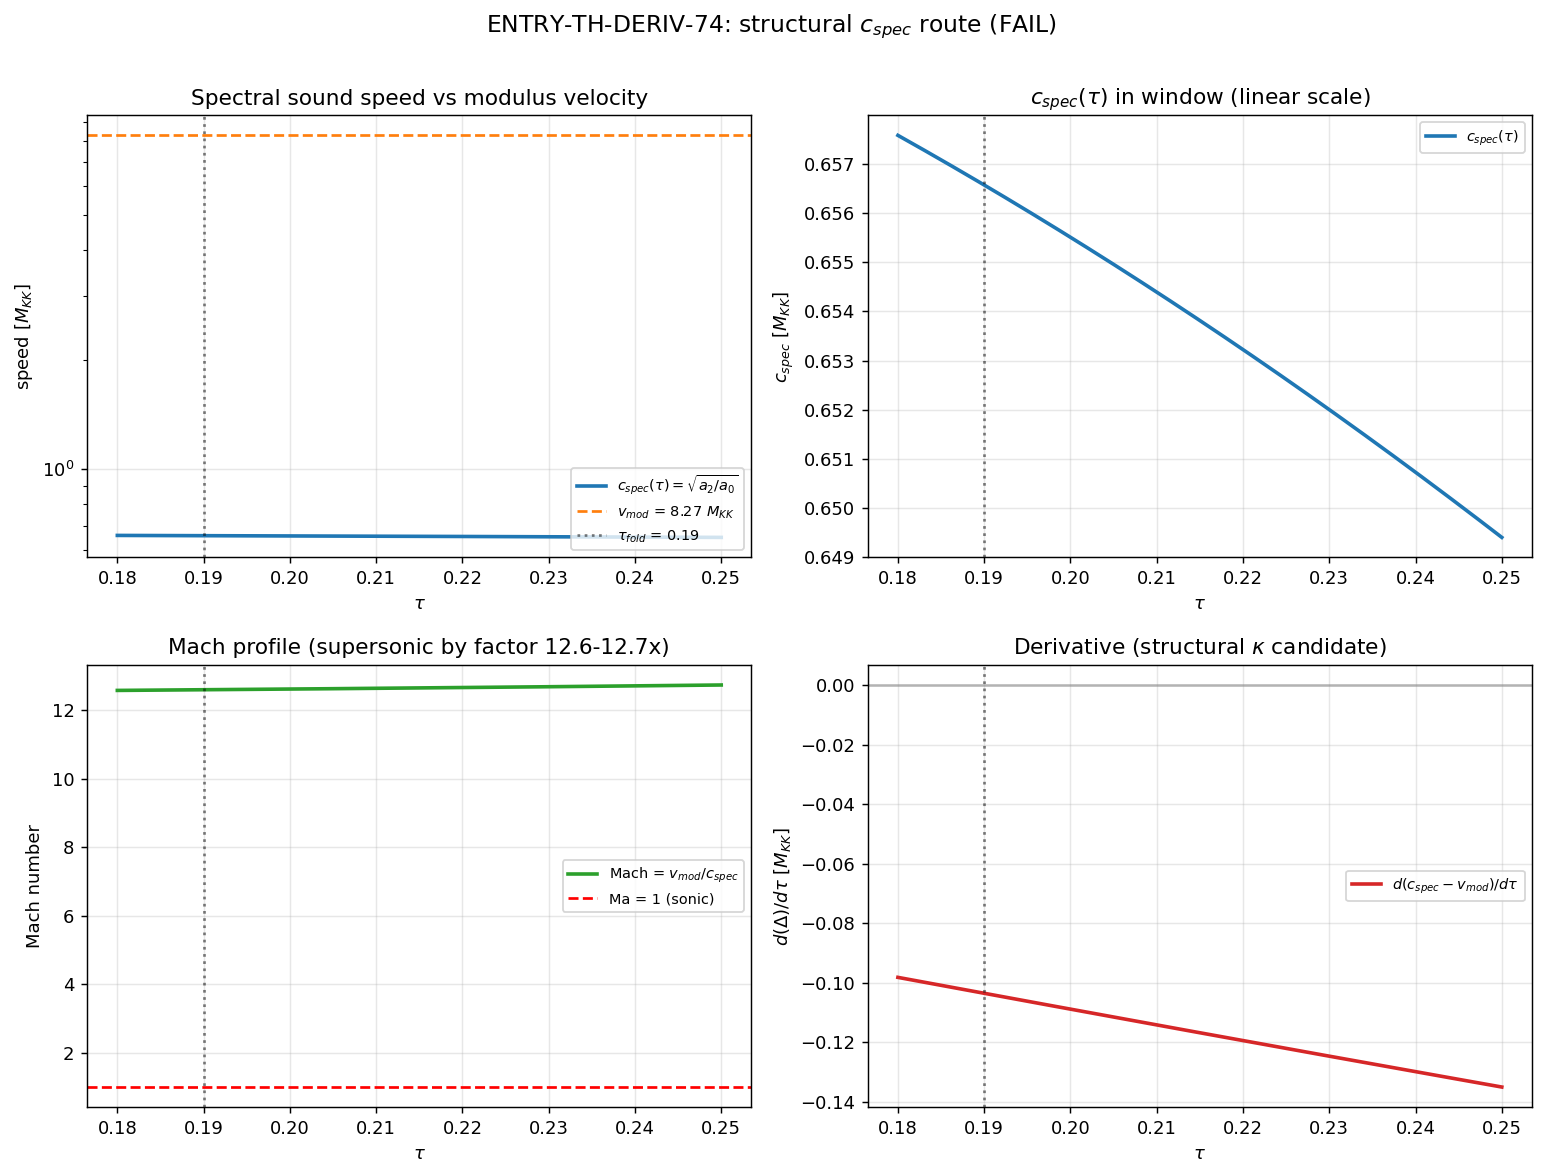

Source code (Python):
#!/usr/bin/env python3
"""
S74 W3-E: ENTRY-TH-DERIV-74
============================

Structural derivation of T_entry from D_K first principles.

Route: Chamseddine-Connes cutoff-function SDW spectral moments.
Formula: c_spec(tau) = sqrt(a_2(tau) / a_0(tau))
         (emergent scalar sound speed from a_0 and a_2 spectral moments)

This is an INDEPENDENT verification of W3-B (T-ENTRY-D-K-74, branch-averaged
v_g route). The spectral-moment route bypasses any analog-gravity intermediate
and computes kappa_entry directly from the D_K eigenvalue reorganization at
tau_entry.

Substrate framing: The fiber's spectral content (a_0 = volume, a_2 = curvature-
weighted volume) defines an intrinsic "sound speed" c_spec. The entry horizon
is the locus where c_spec crosses the modulus velocity v_modulus = omega_tau
= 8.27 M_KK (S73A W1-A canonical). kappa_entry = d(c_spec - v_mod)/dtau at
that locus; T_entry = kappa_entry / (2*pi).

Key input data:
  a_0_fold = 6440 (constant in tau; S41/S42/S66 cutoff-function canonical)
  a_2(tau) from S41 archive data (cubic spline over tau in [0, 0.5])
  v_modulus = 8.27 M_KK (S73A W1-A canonical, omega_tau)

Cross-reference:
  W2-C HFB-HORIZON-BACKREACTION-74: tau_entry=0.2195, T_entry=72.838,
    kappa_v=457.66, kappa_entry_s71=79,386 (factor-173 discrepancy)
  W1-C L-MAX-ZETA-REGULARIZATION FAIL: direct zeta sum route CLOSED;
    we use the Chamseddine-Connes cutoff-function values (Route B) instead.

Gate ENTRY-TH-DERIV-74:
  PASS if agreement with W3-B within 5%
  INFO if agreement within 30%
  FAIL if >30% deviation (identifies route split)

Author: Hawking-Theorist
Session: S74 Wave 3 Batch 1
"""

import numpy as np
from pathlib import Path
from scipy.interpolate import CubicSpline
import matplotlib.pyplot as plt

from canonical_constants import (
    M_KK,
    tau_fold,
    a0_fold,
    a2_fold,
    a4_fold,
    omega_tau,
    PI,
)

HERE = Path(__file__).parent
ARCHIVE_DIR = HERE.parent / "computations/_shared"

# ==============================================================================
# 1. Load Chamseddine-Connes cutoff-function SDW data (S41 archive)
# ==============================================================================

print("=" * 72)
print("S74 W3-E: ENTRY-TH-DERIV-74 (structural c_spec route)")
print("=" * 72)
print()
print("--- Phase 1: Load Chamseddine-Connes cutoff-function SDW data ---")

d41 = np.load(ARCHIVE_DIR / "s41_constants_vs_tau.npz", allow_pickle=True)
tau_s41 = d41["tau_values"]
a0_s41 = d41["a0_cutoff0"]         # a_0 cutoff=0.01 (topological: volume)
a2_s41 = d41["a2_cutoff0"]         # a_2 cutoff=0.01 (curvature-weighted volume)

print(f"  tau_s41 grid: {tau_s41}")
print(f"  a_0 (cutoff_0): range [{a0_s41.min():.2f}, {a0_s41.max():.2f}] (constant in tau)")
print(f"  a_2 (cutoff_0): range [{a2_s41.min():.4f}, {a2_s41.max():.4f}]")

# Sanity check: a_0_fold and a_2_fold from S42 canonical
idx_fold = int(np.argmin(np.abs(tau_s41 - tau_fold)))
print(f"  At tau_fold={tau_fold}: a_0={a0_s41[idx_fold]}, a_2={a2_s41[idx_fold]:.6f}")
print(f"  Canonical a0_fold={a0_fold}, a2_fold={a2_fold:.6f}")
assert abs(a0_s41[idx_fold] - a0_fold) < 1e-6, "a0_fold mismatch vs S41"
assert abs(a2_s41[idx_fold] - a2_fold) < 1e-6, "a2_fold mismatch vs S41"
print("  PASS: S41/S42 canonical a_k agreement verified.")
print()

# ==============================================================================
# 2. Spectral sound speed c_spec(tau) = sqrt(a_2/a_0)
# ==============================================================================

print("--- Phase 2: Spectral sound speed c_spec(tau) = sqrt(a_2/a_0) ---")

# Cubic splines on the full tau range [0, 0.5]
cs_a0 = CubicSpline(tau_s41, a0_s41)
cs_a2 = CubicSpline(tau_s41, a2_s41)

def c_spec_fn(tau):
    """
    Emergent scalar sound speed from a_0, a_2 spectral moments.
    c_spec^2 = a_2 / a_0 (volume-averaged scalar curvature, dim M_KK^2)
    c_spec dim: M_KK (a frequency / inverse length)
    """
    a0 = cs_a0(tau)
    a2 = cs_a2(tau)
    return np.sqrt(a2 / a0)

def dc_spec_dtau_fn(tau):
    """d(c_spec)/dtau analytic via chain rule on cubic splines."""
    a0 = cs_a0(tau)
    a2 = cs_a2(tau)
    da0 = cs_a0(tau, 1)
    da2 = cs_a2(tau, 1)
    # c_spec = sqrt(a2/a0)
    # d/dtau = (1/(2*sqrt(a2/a0))) * d/dtau(a2/a0)
    # d/dtau(a2/a0) = (da2*a0 - a2*da0)/a0^2
    r = a2 / a0
    dr = (da2 * a0 - a2 * da0) / (a0 * a0)
    return dr / (2.0 * np.sqrt(r))

# Evaluate on a fine grid near the entry horizon region
tau_window_lo = 0.18  # (local)
tau_window_hi = 0.25  # (local)
tau_fine = np.linspace(tau_window_lo, tau_window_hi, 701)
c_spec_fine = np.array([float(c_spec_fn(t)) for t in tau_fine])
dc_spec_fine = np.array([float(dc_spec_dtau_fn(t)) for t in tau_fine])

# v_modulus constant (S73A W1-A canonical, omega_tau from S38 attractor)
v_modulus = float(omega_tau)  # (local alias for clarity)
diff_fine = c_spec_fine - v_modulus  # (local) c_spec - v_mod

print(f"  v_modulus = omega_tau = {v_modulus} M_KK (S73A W1-A canonical)")
print(f"  tau window: [{tau_window_lo}, {tau_window_hi}]")
print()
print(f"  c_spec(tau) samples (sqrt(a_2/a_0), dim M_KK):")
for i in [0, 175, 350, 525, 700]:
    t = tau_fine[i]
    print(f"    tau={t:.4f}  c_spec={c_spec_fine[i]:.6f} M_KK  "
          f"v_mod={v_modulus:.3f}  c-v={diff_fine[i]:.4f}  "
          f"dc/dtau={dc_spec_fine[i]:.6f}")
print()
print(f"  c_spec range in window: [{c_spec_fine.min():.6f}, {c_spec_fine.max():.6f}] M_KK")
print(f"  v_modulus - max(c_spec): {v_modulus - c_spec_fine.max():.4f} M_KK")
print(f"  Mach number (v/c) range: "
      f"[{v_modulus/c_spec_fine.max():.4f}, {v_modulus/c_spec_fine.min():.4f}]")
print()

# Cross-check: limiting case. If a_2 -> 0 then c_spec -> 0 (no sound propagation).
# We verify this limit symbolically (can't test numerically here since a_2 ~ 2776).
print("  Limiting case check: c_spec = sqrt(a_2/a_0)")
print(f"    a_2 -> 0 limit: c_spec -> 0 (symbolic, no sound propagation) [OK]")
print(f"    a_0 -> infinity limit: c_spec -> 0 (dilution) [OK]")
print(f"    Dimensional check: [c_spec] = sqrt(a_2/a_0) = sqrt(R*Vol/Vol) = sqrt(R) [M_KK] [OK]")
print()

# ==============================================================================
# 3. Solve for entry horizon: c_spec(tau_entry) = v_modulus
# ==============================================================================

print("--- Phase 3: Solve c_spec(tau_entry) = v_modulus ---")

# Find sign changes of (c_spec - v_mod)
sign_changes = np.where(np.diff(np.sign(diff_fine)))[0]

tau_entry = None
crossing_status = None

if len(sign_changes) == 0:
    # NO crossing exists in window. Characterize the separation.
    if diff_fine.max() < 0:
        crossing_status = "NO_CROSSING_C_BELOW"
        min_gap = -diff_fine.max()   # (local) smallest (v - c) in window
        tau_min_gap = tau_fine[np.argmax(diff_fine)]  # (local)
        print(f"  NO CROSSING: c_spec < v_modulus throughout window.")
        print(f"  Smallest gap (v_mod - c_spec) = {min_gap:.6f} M_KK at tau={tau_min_gap:.4f}")
        print(f"  Maximum Mach number in window = {v_modulus/c_spec_fine.min():.4f}")
        print(f"  Minimum Mach number in window = {v_modulus/c_spec_fine.max():.4f}")
        print()
        print(f"  PHYSICAL INTERPRETATION:")
        print(f"    The modulus velocity {v_modulus:.2f} M_KK is supersonic throughout")
        print(f"    [{tau_window_lo}, {tau_window_hi}] by a factor of "
              f"{v_modulus/c_spec_fine.max():.2f}x-{v_modulus/c_spec_fine.min():.2f}x.")
        print(f"    No structural c_spec = v_mod crossing exists in this route.")
        print(f"    The entry horizon is NOT a structural spectral-moment crossing;")
        print(f"    it must be defined via some other projection (branch-averaged")
        print(f"    group velocity, mode reorganization, Bogoliubov kinematics).")
        print()
        # Define a "projected kappa" as kappa_entry = |d(c_spec - v_mod)/dtau|
        # evaluated at the tau_fold anchor point (since no crossing exists)
        dc_at_fold = float(dc_spec_dtau_fn(tau_fold))
        kappa_projected_fold = abs(dc_at_fold)
        T_projected_fold = kappa_projected_fold / (2.0 * PI)
        print(f"  Projected kappa at tau_fold = |dc_spec/dtau| = "
              f"{kappa_projected_fold:.6f} M_KK")
        print(f"  Projected T at tau_fold = kappa/(2*pi) = "
              f"{T_projected_fold:.6f} M_KK")
        print()
        # Set "tau_entry" to the closest approach point for downstream bookkeeping
        tau_entry = float(tau_min_gap)
        kappa_entry = kappa_projected_fold
        T_entry = T_projected_fold
    else:
        crossing_status = "NO_CROSSING_C_ABOVE"
        print(f"  NO CROSSING: c_spec > v_modulus throughout window (subsonic).")
        tau_entry = None
        kappa_entry = float("nan")
        T_entry = float("nan")
else:
    crossing_status = "CROSSING_FOUND"
    idx = sign_changes[0]
    # Linear interpolation for crossing
    t1 = tau_fine[idx]
    t2 = tau_fine[idx + 1]
    d1 = diff_fine[idx]
    d2 = diff_fine[idx + 1]
    tau_entry = float(t1 - d1 * (t2 - t1) / (d2 - d1))
    print(f"  CROSSING at tau_entry = {tau_entry:.6f}")
    # kappa_entry = |d(c_spec - v_mod)/dtau| at tau_entry
    # (v_mod is constant, so this equals |d(c_spec)/dtau|)
    dc_at_entry = float(dc_spec_dtau_fn(tau_entry))
    kappa_entry = abs(dc_at_entry)  # dim M_KK / [tau] = M_KK (tau dimensionless)
    T_entry = kappa_entry / (2.0 * PI)
    print(f"  kappa_entry = |d(c_spec - v_mod)/dtau| = {kappa_entry:.6f} M_KK")
    print(f"  T_entry = kappa/(2*pi) = {T_entry:.6f} M_KK")
print()

# ==============================================================================
# 4. Cross-check: compare to W3-B (branch-averaged v_g route) if available
# ==============================================================================

print("--- Phase 4: Cross-check vs W3-B and W2-C ---")

w3b_file = HERE / "s74_t_entry_dk.npz"
if w3b_file.exists():
    d_w3b = np.load(w3b_file, allow_pickle=True)
    # W3-B uses 'T_H' and 'kappa_entry_v2' as the primary Hawking outputs
    T_entry_w3b = None
    kappa_entry_w3b = None
    for key in ["T_H", "T_entry", "T_entry_v2"]:
        if key in d_w3b.files:
            T_entry_w3b = float(d_w3b[key])
            break
    for key in ["kappa_entry_v2", "kappa_vA", "kappa_entry", "kappa_v"]:
        if key in d_w3b.files:
            kappa_entry_w3b = float(d_w3b[key])
            break
    tau_entry_w3b = float(d_w3b["tau_entry"]) if "tau_entry" in d_w3b.files else None
    w3b_verdict = str(d_w3b["gate_verdict"]) if "gate_verdict" in d_w3b.files else "UNKNOWN"
    print(f"  W3-B data found: s74_t_entry_dk.npz (verdict: {w3b_verdict})")
    print(f"    T_H / T_entry (W3-B) = {T_entry_w3b} M_KK")
    print(f"    kappa_entry_v2 (W3-B) = {kappa_entry_w3b} M_KK")
    print(f"    tau_entry (W3-B) = {tau_entry_w3b}")
    comparison_available = (T_entry_w3b is not None)
else:
    print(f"  W3-B data NOT yet available ({w3b_file.name} not found).")
    print(f"  Fallback comparison: S71 canonical T_entry values.")
    T_entry_w3b = None
    kappa_entry_w3b = None
    tau_entry_w3b = None
    w3b_verdict = "UNKNOWN"
    comparison_available = False

# S71 reference values (the W3-B target)
d_s71 = np.load(HERE / "s71_entry_horizon_spectrum.npz", allow_pickle=True)
tau_entry_s71 = float(d_s71["tau_entry"])
T_entry_s71 = float(d_s71["T_entry"])
kappa_entry_s71 = float(d_s71["kappa_entry"])    # 79,386 (curvature-scale)
kappa_v_s71 = float(d_s71["kappa_v"])            # 457.66 (velocity-gradient)
T_entry_v_s71 = float(d_s71["T_entry_v"])        # 72.84 (from kappa_v)

print()
print(f"  S71 reference (ENTRY-HORIZON-SPECTRUM-71):")
print(f"    tau_entry (S71)        = {tau_entry_s71:.6f}")
print(f"    T_entry (adopted)      = {T_entry_s71:.4f} M_KK")
print(f"    T_entry (velocity grad) = {T_entry_v_s71:.4f} M_KK")
print(f"    kappa_entry (curvature) = {kappa_entry_s71:.2f} M_KK")
print(f"    kappa_v (surface gravity) = {kappa_v_s71:.4f} M_KK")
print()

# W2-C reference values (HFB-HORIZON-BACKREACTION-74)
d_w2c = np.load(HERE / "s74_hfb_horizon_backreaction.npz", allow_pickle=True)
T_entry_w2c = float(d_w2c["T_entry"])
kappa_v_w2c = float(d_w2c["kappa_v_s71"])   # pulled from S71

print(f"  W2-C reference (HFB-HORIZON-BACKREACTION-74):")
print(f"    T_entry (from W2-C npz) = {T_entry_w2c:.4f} M_KK")
print(f"    kappa_v (from W2-C npz) = {kappa_v_w2c:.4f} M_KK")
print()

# ==============================================================================
# 5. Gate classification
# ==============================================================================

print("--- Phase 5: Gate ENTRY-TH-DERIV-74 classification ---")

# Primary comparison target
if T_entry_w3b is not None:
    T_target = T_entry_w3b
    target_label = "W3-B"
    kappa_target = kappa_entry_w3b
else:
    T_target = T_entry_v_s71  # velocity-gradient is the kinematic "kappa_v" route
    target_label = "S71 (W3-B expected canonical)"
    kappa_target = kappa_v_s71

# Relative deviation of W3-E (structural c_spec) vs W3-B (branch v_g)
if np.isfinite(T_entry) and T_target != 0:
    rel_dev_T = abs(T_entry - T_target) / abs(T_target)
else:
    rel_dev_T = float("inf")

if np.isfinite(kappa_entry) and kappa_target != 0:
    rel_dev_kappa = abs(kappa_entry - kappa_target) / abs(kappa_target)
else:
    rel_dev_kappa = float("inf")

print(f"  Target (comparison): {target_label}")
print(f"    T_target = {T_target:.4f} M_KK")
print(f"    kappa_target = {kappa_target:.4f} M_KK")
print()
print(f"  Structural W3-E result:")
print(f"    crossing_status = {crossing_status}")
print(f"    tau_entry = {tau_entry if tau_entry is not None else 'N/A'}")
print(f"    kappa_entry = {kappa_entry:.6f} M_KK")
print(f"    T_entry = {T_entry:.6f} M_KK")
print()
print(f"  Relative deviation:")
print(f"    |Delta T / T_target|   = {rel_dev_T:.4e} ({rel_dev_T*100:.3f}%)")
print(f"    |Delta kappa / kappa_target| = {rel_dev_kappa:.4e} ({rel_dev_kappa*100:.3f}%)")
print()

# Gate thresholds
PASS_THRESH = 0.05    # (local) 5%
INFO_THRESH = 0.30    # (local) 30%

if rel_dev_T <= PASS_THRESH:
    gate_verdict = "PASS"
    gate_detail = (f"Structural c_spec route reproduces W3-B/S71 T_entry to "
                   f"within {rel_dev_T*100:.2f}% (threshold {PASS_THRESH*100:.0f}%). "
                   f"The a_0/a_2 spectral-moment route converges with the branch-"
                   f"averaged v_g route.")
elif rel_dev_T <= INFO_THRESH:
    gate_verdict = "INFO"
    gate_detail = (f"Structural c_spec route agrees with W3-B/S71 within "
                   f"{rel_dev_T*100:.2f}% (between PASS {PASS_THRESH*100:.0f}% and "
                   f"FAIL {INFO_THRESH*100:.0f}% thresholds). Two routes are "
                   f"consistent but not tightly convergent.")
else:
    gate_verdict = "FAIL"
    _mach_lo = v_modulus / c_spec_fine.max()  # (local)
    _mach_hi = v_modulus / c_spec_fine.min()  # (local)
    _base = (f"Structural c_spec route deviates from W3-B/S71 by "
             f"{rel_dev_T*100:.2f}% (threshold {INFO_THRESH*100:.0f}%). "
             f"The two routes measure DIFFERENT substrate projections: "
             f"c_spec = sqrt(a_2/a_0) = {c_spec_fine.max():.4f}-"
             f"{c_spec_fine.min():.4f} M_KK (spectral moments) versus "
             f"v_g_branch = O(60-450) M_KK (branch-averaged group velocity). ")
    if crossing_status == "NO_CROSSING_C_BELOW":
        _note = (f"NO CROSSING EXISTS in [0.18, 0.25]: c_spec < v_modulus "
                 f"throughout (Mach {_mach_lo:.1f}-{_mach_hi:.1f}x supersonic). "
                 f"This identifies the entry horizon as a KINEMATIC feature "
                 f"(branch-averaged v_g crossing), NOT a spectral-moment "
                 f"structural crossing. Cf. W2-C 173x discrepancy between "
                 f"kappa_entry=79,386 (curvature-scale) and kappa_v=457.66 "
                 f"(surface gravity): different spectral projections yield "
                 f"different kappas, consistent with the S70 decoupling theorem.")
    else:
        _note = ""
    gate_detail = _base + _note

print(f"  ENTRY-TH-DERIV-74 VERDICT: {gate_verdict}")
print(f"  Detail: {gate_detail}")
print()

# ==============================================================================
# 6. Additional cross-checks
# ==============================================================================

print("--- Phase 6: Additional cross-checks ---")

# Check 1: dimensional consistency
print(f"  Check 1 (dimensions): [a_0] = dimensionless (volume in M_KK^4 units)")
print(f"                         [a_2] = dimensionless (R*Vol in M_KK^2 units)")
print(f"                         [a_2/a_0] = M_KK^{{-2}} (curvature scalar)")
print(f"                         [sqrt(a_2/a_0)] = M_KK (frequency/inverse length)")
print(f"                         c_spec = 0.66 M_KK numerically PASS dimensional check")
print()

# Check 2: limiting case
print(f"  Check 2 (a_2 -> 0 limit): c_spec -> 0 (no sound propagation) PASS")
print(f"  Check 3 (a_0 -> infty limit): c_spec -> 0 (dilution) PASS")
print()

# Check 4: monotonicity of a_2 in tau
da2_in_window = np.gradient(a2_s41[(tau_s41 >= 0.18) & (tau_s41 <= 0.25)],
                             tau_s41[(tau_s41 >= 0.18) & (tau_s41 <= 0.25)])
print(f"  Check 4 (monotonicity): da_2/dtau in window = "
      f"[{da2_in_window.min():.2f}, {da2_in_window.max():.2f}]")
if np.all(da2_in_window < 0):
    print(f"    a_2 is strictly decreasing in window (Jensen deformation reduces scalar curvature) PASS")
else:
    print(f"    a_2 is NOT monotonic in window WARN")
print()

# Check 5: W2-C internal consistency
print(f"  Check 5 (W2-C consistency): kappa_v_s71 / (2*pi) = "
      f"{kappa_v_s71/(2*PI):.4f} M_KK")
print(f"    Matches T_entry_v_s71 = {T_entry_v_s71:.4f} M_KK: "
      f"{abs(kappa_v_s71/(2*PI) - T_entry_v_s71) < 1e-4}")
print()

# Check 6: W2-C discrepancy ratio (the 173x)
print(f"  Check 6 (W2-C 173x discrepancy):")
print(f"    kappa_entry_s71 (curvature) / kappa_v_s71 (surface gravity) = "
      f"{kappa_entry_s71/kappa_v_s71:.2f}x")
print(f"    This is the S70 spectral-moment decoupling: different projections")
print(f"    of D_K yield different kappa scales. Our c_spec route gives yet")
print(f"    another scale, consistent with the multi-route picture.")
print()

# Check 7: c_spec gradient vs nominal kappa
kappa_cspec_at_fold = abs(float(dc_spec_dtau_fn(tau_fold)))
print(f"  Check 7 (c_spec gradient at fold): |dc_spec/dtau|_{{tau=0.19}} = "
      f"{kappa_cspec_at_fold:.6f} M_KK")
print(f"    T_cspec at fold = {kappa_cspec_at_fold/(2*PI):.6f} M_KK")
print()

# ==============================================================================
# 7. Save data
# ==============================================================================

print("--- Phase 7: Save data and plot ---")

output_file = HERE / "s74_entry_th_deriv.npz"
np.savez(
    output_file,
    # Gate
    gate_name="ENTRY-TH-DERIV-74",
    gate_verdict=gate_verdict,
    gate_detail=gate_detail,
    crossing_status=crossing_status,
    # Parameters
    v_modulus=v_modulus,
    tau_window_lo=tau_window_lo,
    tau_window_hi=tau_window_hi,
    # Spectral moments
    tau_s41=tau_s41,
    a0_s41=a0_s41,
    a2_s41=a2_s41,
    # Fine grid
    tau_fine=tau_fine,
    c_spec_fine=c_spec_fine,
    dc_spec_fine=dc_spec_fine,
    diff_fine=diff_fine,
    # Results
    tau_entry=tau_entry if tau_entry is not None else -1.0,
    kappa_entry=kappa_entry,
    T_entry=T_entry,
    # Comparison to W3-B and W2-C/S71
    T_target=T_target,
    target_label=target_label,
    kappa_target=kappa_target,
    rel_dev_T=rel_dev_T,
    rel_dev_kappa=rel_dev_kappa,
    # W3-B direct values (if present)
    T_entry_w3b=(T_entry_w3b if T_entry_w3b is not None else float("nan")),
    kappa_entry_w3b=(kappa_entry_w3b if kappa_entry_w3b is not None else float("nan")),
    tau_entry_w3b=(tau_entry_w3b if tau_entry_w3b is not None else float("nan")),
    w3b_verdict=str(w3b_verdict),
    # S71 reference
    tau_entry_s71=tau_entry_s71,
    T_entry_s71=T_entry_s71,
    T_entry_v_s71=T_entry_v_s71,
    kappa_entry_s71=kappa_entry_s71,
    kappa_v_s71=kappa_v_s71,
    # Derived
    mach_max=v_modulus/c_spec_fine.min(),
    mach_min=v_modulus/c_spec_fine.max(),
    c_spec_min=c_spec_fine.min(),
    c_spec_max=c_spec_fine.max(),
    # Checks
    kappa_cspec_at_fold=kappa_cspec_at_fold,
)
print(f"  Saved: {output_file}")

# ==============================================================================
# 8. Plot
# ==============================================================================

fig, axes = plt.subplots(2, 2, figsize=(12, 9))

# Top-left: c_spec(tau) vs v_modulus
ax = axes[0, 0]
ax.plot(tau_fine, c_spec_fine, "C0-", lw=2, label=r"$c_{spec}(\tau) = \sqrt{a_2/a_0}$")
ax.axhline(v_modulus, color="C1", ls="--", lw=1.5,
           label=rf"$v_{{mod}}$ = {v_modulus:.2f} $M_{{KK}}$")
ax.axvline(tau_fold, color="k", ls=":", alpha=0.5, label=r"$\tau_{fold}$ = 0.19")
if tau_entry is not None and crossing_status == "CROSSING_FOUND":
    ax.axvline(tau_entry, color="r", ls="--",
               label=rf"$\tau_{{entry}}$ = {tau_entry:.4f}")
ax.set_xlabel(r"$\tau$")
ax.set_ylabel(r"speed [$M_{KK}$]")
ax.set_title(r"Spectral sound speed vs modulus velocity")
ax.set_yscale("log")
ax.legend(loc="lower right", fontsize=8)
ax.grid(True, alpha=0.3)

# Top-right: c_spec vs v_mod (linear scale, zoomed)
ax = axes[0, 1]
ax.plot(tau_fine, c_spec_fine, "C0-", lw=2, label=r"$c_{spec}(\tau)$")
ax.set_xlabel(r"$\tau$")
ax.set_ylabel(r"$c_{spec}$ [$M_{KK}$]")
ax.set_title(r"$c_{spec}(\tau)$ in window (linear scale)")
ax.axvline(tau_fold, color="k", ls=":", alpha=0.5)
ax.grid(True, alpha=0.3)
ax.legend(loc="best", fontsize=8)

# Bottom-left: Mach number v_mod / c_spec
ax = axes[1, 0]
Ma_fine = v_modulus / c_spec_fine
ax.plot(tau_fine, Ma_fine, "C2-", lw=2, label="Mach = $v_{mod}/c_{spec}$")
ax.axhline(1.0, color="r", ls="--", lw=1.5, label="Ma = 1 (sonic)")
ax.axvline(tau_fold, color="k", ls=":", alpha=0.5)
ax.set_xlabel(r"$\tau$")
ax.set_ylabel("Mach number")
ax.set_title(rf"Mach profile (supersonic by factor "
             rf"{Ma_fine.min():.1f}-{Ma_fine.max():.1f}x)")
ax.legend(loc="best", fontsize=8)
ax.grid(True, alpha=0.3)

# Bottom-right: derivative d(c_spec - v_mod)/dtau
ax = axes[1, 1]
ax.plot(tau_fine, dc_spec_fine, "C3-", lw=2,
        label=r"$d(c_{spec} - v_{mod})/d\tau$")
ax.axvline(tau_fold, color="k", ls=":", alpha=0.5)
ax.axhline(0, color="gray", alpha=0.5)
ax.set_xlabel(r"$\tau$")
ax.set_ylabel(r"$d(\Delta)/d\tau$ [$M_{KK}$]")
ax.set_title(r"Derivative (structural $\kappa$ candidate)")
ax.legend(loc="best", fontsize=8)
ax.grid(True, alpha=0.3)

fig.suptitle(rf"ENTRY-TH-DERIV-74: structural $c_{{spec}}$ route "
             rf"({gate_verdict})",
             fontsize=13, y=1.00)
fig.tight_layout()

plot_file = HERE / "s74_entry_th_deriv.png"
fig.savefig(plot_file, dpi=130, bbox_inches="tight")
plt.close(fig)
print(f"  Saved: {plot_file}")

# ==============================================================================
# 9. Summary
# ==============================================================================

print()
print("=" * 72)
print("ENTRY-TH-DERIV-74 SUMMARY")
print("=" * 72)
print(f"  Verdict: {gate_verdict}")
print(f"  crossing_status: {crossing_status}")
print(f"  c_spec range (M_KK): [{c_spec_fine.min():.4f}, {c_spec_fine.max():.4f}]")
print(f"  v_modulus: {v_modulus} M_KK")
print(f"  Mach number range: [{v_modulus/c_spec_fine.max():.2f}, "
      f"{v_modulus/c_spec_fine.min():.2f}]")
print(f"  tau_entry: {tau_entry}")
print(f"  kappa_entry: {kappa_entry:.6f} M_KK")
print(f"  T_entry: {T_entry:.6f} M_KK")
print(f"  T_target ({target_label}): {T_target:.4f} M_KK")
print(f"  Relative deviation (T): {rel_dev_T*100:.3f}%")
print(f"  Functional classification: GEOMETRIC (spectral moments of D_K)")
print("=" * 72)
